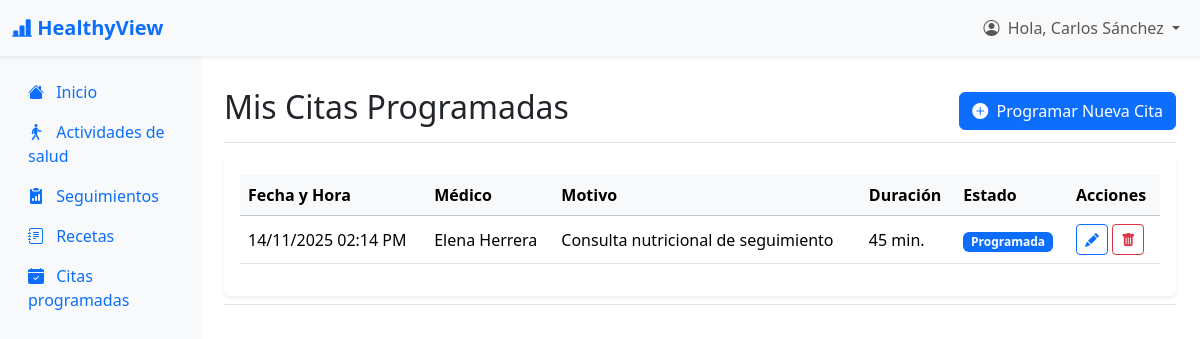
/index.php?action=verCitas (signed in), run on the app's committed database.
### tables this page shows
CREATE TABLE `cita` (
  `idCita` int(11) NOT NULL AUTO_INCREMENT,
  `idPaciente` int(11) NOT NULL,
  `idMedico` int(11) NOT NULL,
  `fechaHora` datetime NOT NULL,
  `duracionMin` int(11) DEFAULT 30,
  `motivo` varchar(255) DEFAULT NULL,
  `estado` enum('Programada','Completada','Cancelada','NoAsistida') DEFAULT 'Programada',
  `creadoEn` datetime DEFAULT current_timestamp(),
  PRIMARY KEY (`idCita`),
  KEY `idPaciente` (`idPaciente`),
  KEY `idMedico` (`idMedico`),
  CONSTRAINT `cita_ibfk_1` FOREIGN KEY (`idPaciente`) REFERENCES `paciente` (`idPaciente`) ON UPDATE CASCADE,
  CONSTRAINT `cita_ibfk_2` FOREIGN KEY (`idMedico`) REFERENCES `medico` (`idMedico`) ON UPDATE CASCADE
);

### app/controllers/PacienteController.php (called while the page is built, shortened)
<?php
include_once "app/models/PacienteModel.php";
class PacienteController {
    private $model;
    public function __construct($connection) {
        $this->model = new PacienteModel($connection);
    }
    public function verCitas() {
        $idPaciente = $_SESSION['usuario_id'];
        $listaCitas = $this->model->getCitasPaciente($idPaciente);
        include_once 'app/views/paciente/layout_paciente.php';
    }
}
?>

### app/models/PacienteModel.php (called while the page is built, shortened)
<?php
class PacienteModel {
    private $connection;
    public function __construct($connection) {
        $this->connection = $connection;
    }
    public function getCitasPaciente($idPaciente) {
        $sql = "SELECT
                    c.idCita,
                    c.fechaHora,
                    c.motivo,
                    c.duracionMin,
                    c.estado,
                    CONCAT(m.nombre, ' ', m.apellidoPaterno) as medicoNombre
                FROM cita c
                JOIN medico m ON c.idMedico = m.idMedico
                WHERE c.idPaciente = ?
                ORDER BY c.fechaHora DESC";
        try {
            $statement = $this->connection->prepare($sql);
            $statement->bind_param("i", $idPaciente);
            $statement->execute();
            $result = $statement->get_result();
            return $result->fetch_all(MYSQLI_ASSOC);
        } catch (mysqli_sql_exception $e) {
            return [];
        }
    }
}
?>

### app/views/paciente/view_citas.php (the view, shortened to what this page needs)
<div class="d-flex justify-content-between flex-wrap flex-md-nowrap align-items-center pt-3 pb-2 mb-3 border-bottom">
    <h1 class="h2">Mis Citas Programadas</h1>
    <a href="index.php?action=showCrearCita" class="btn btn-primary">
        <i class="bi bi-plus-circle-fill me-1"></i>
        Programar Nueva Cita
    </a>
</div>
<div class="card border-0 shadow-sm">
    <div class="card-body">
        <div class="table-responsive">
            <table class="table table-hover align-middle">
                <thead class="table-light">
                    <tr>
                        <th scope="col">Fecha y Hora</th>
                        <th scope="col">Médico</th>
                        <th scope="col">Motivo</th>
                        <th scope="col">Duración</th>
                        <th scope="col">Estado</th>
                        <th scope="col">Acciones</th>
                    </tr>
                </thead>
                <tbody>
                    <?php if (empty($listaCitas)): ?>
                        <tr>
                            <td colspan="6" class="text-center text-muted">No tienes citas programadas.</td>
                        </tr>
                    <?php else: ?>
                        <?php foreach ($listaCitas as $cita): ?>
                            <tr>
                                <td><?php echo htmlspecialchars(date("d/m/Y h:i A", strtotime($cita['fechaHora']))); ?></td>
                                <td><?php echo htmlspecialchars($cita['medicoNombre']); ?></td>
                                <td><?php echo htmlspecialchars($cita['motivo']); ?></td>
                                <td><?php echo htmlspecialchars($cita['duracionMin']); ?> min.</td>
                                <td>
                                    <?php
                                        $estado = htmlspecialchars($cita['estado']);
                                        $badgeClass = 'bg-secondary';
                                        if ($estado == 'Programada') $badgeClass = 'bg-primary';
                                    ?>
                                    <span class="badge <?php echo $badgeClass; ?>"><?php echo $estado; ?></span>
                                </td>
                                <td>
                                    <?php if ($cita['estado'] == 'Programada'): ?>
                                        <a href="index.php?action=showEditarCita&idCita=<?php echo $cita['idCita']; ?>" class="btn btn-sm btn-outline-primary" title="Editar">
                                            <i class="bi bi-pencil-fill"></i>
                                        </a>
                                        <a href="index.php?action=cancelarCita&idCita=<?php echo $cita['idCita']; ?>"
                                           class="btn btn-sm btn-outline-danger"
                                           title="Cancelar"
                                           onclick="return confirm('¿Estás seguro de que deseas cancelar esta cita?');">
                                            <i class="bi bi-trash-fill"></i>
                                        </a>
                                    <?php else: ?>
                                        <span class="text-muted small">N/A</span>
                                    <?php endif; ?>
                                </td>
                            </tr>
                        <?php endforeach; ?>
                    <?php endif; ?>
                </tbody>
            </table>
        </div>
    </div>
</div>

### data on the page
cita: fechaHora "14/11/2025 02:14 PM", medicoNombre "Elena Herrera", motivo "Consulta nutricional de seguimiento", duracionMin "45", estado "Programada"

### other printed values
$_SESSION['usuario_nombre'] "Carlos Sánchez"
